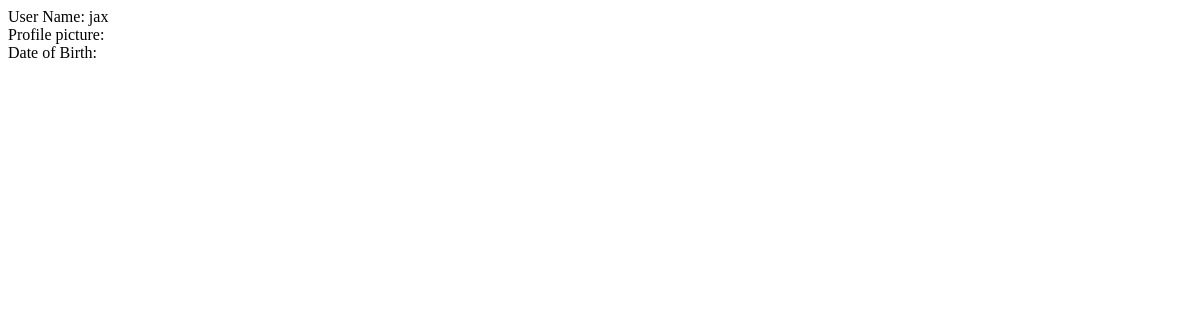
The app's page /profile.php?name=jax, older data.
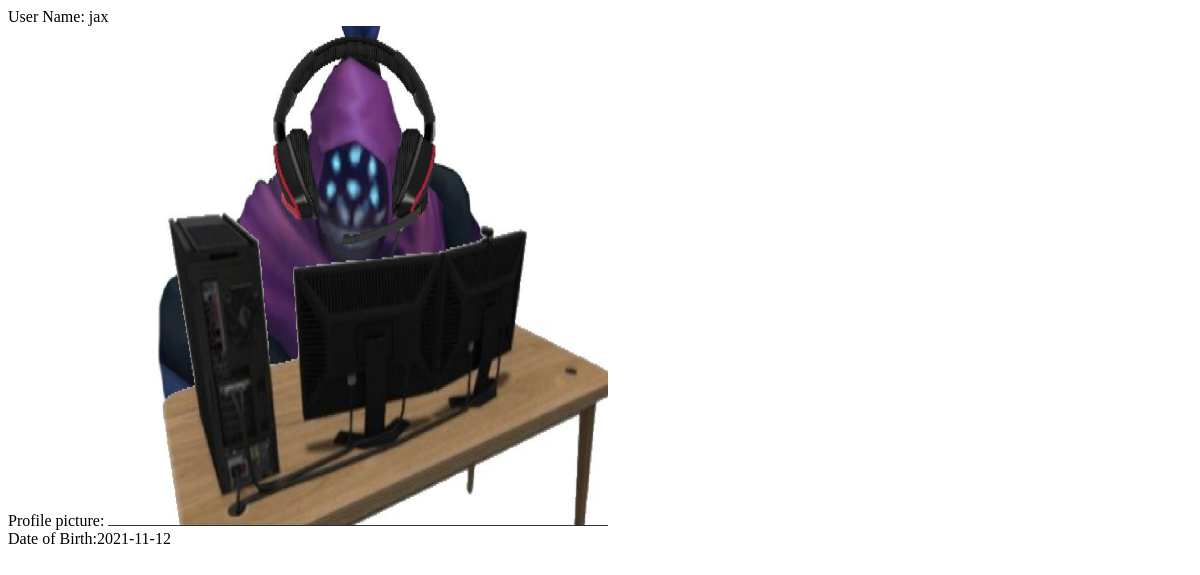
The same page, newer data.
### tables this page shows
CREATE TABLE `users` (
  `id` mediumint(9) NOT NULL,
  `name` varchar(100) NOT NULL,
  `password` varchar(100) NOT NULL,
  `email` varchar(100) NOT NULL,
  `picture` varchar(500) NOT NULL,
  `date` date NOT NULL
);

### profile.php (the view, shortened to what this page needs)
<?php
require_once('configuration.php');
if (isset($_GET['name']))
{
    $user = $_GET['name'];
}
$query1 = "select * from users where name='$user'";
$result = $conn->query($query1);
$rowCount = $result->fetch();
$foto = $rowCount['picture'];
$birth = $rowCount['date'];
?>
    <html>
    <head>
    </head>
    <body>
        <div>
            User Name: <?=$user;?>
            <br>
            Profile picture:
            <?php
                if($foto!=NULL)
                {
                echo "<img width='500px' height='500px' src='$foto'>";
                }
            ?>
            <br>
            Date of Birth:<?=$birth;?>
        </div>
    </body>
</html>

Row changes from the older to the newer data that the page shows:
added users: picture (picture), date "2021-11-12"
